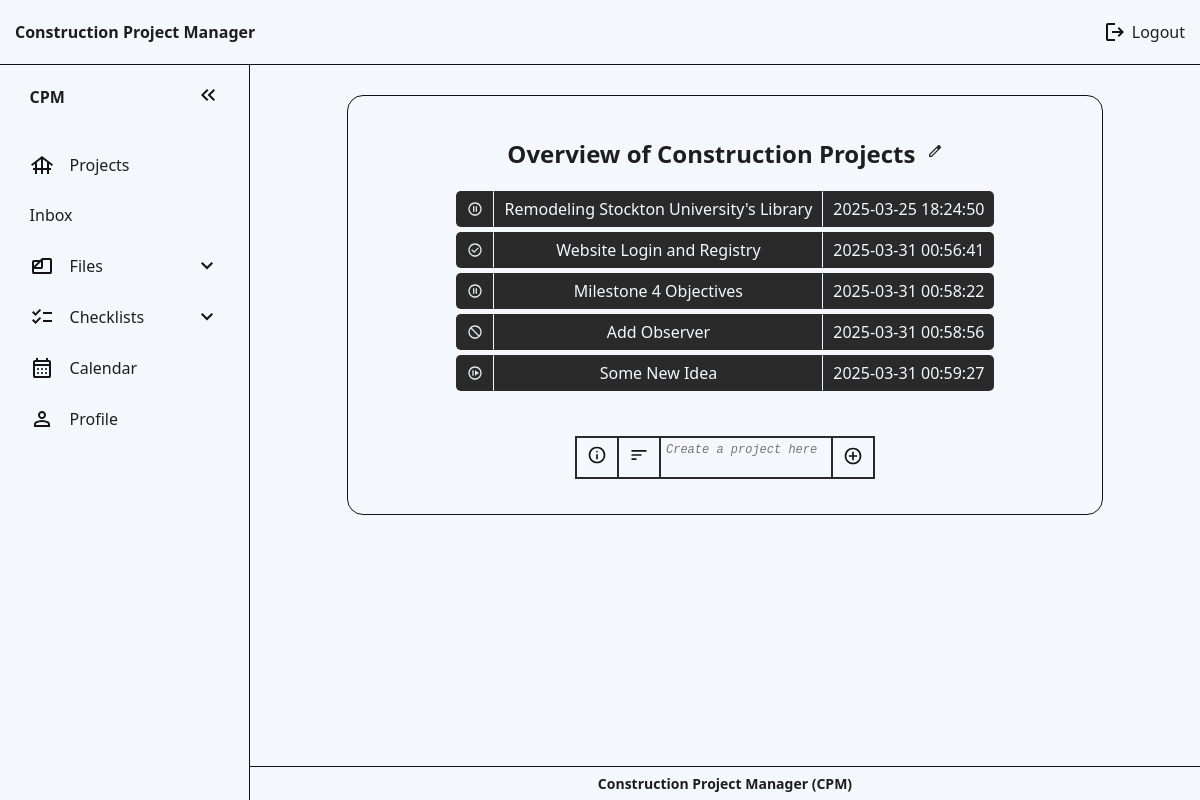
Page / (signed in) on the earlier database version.
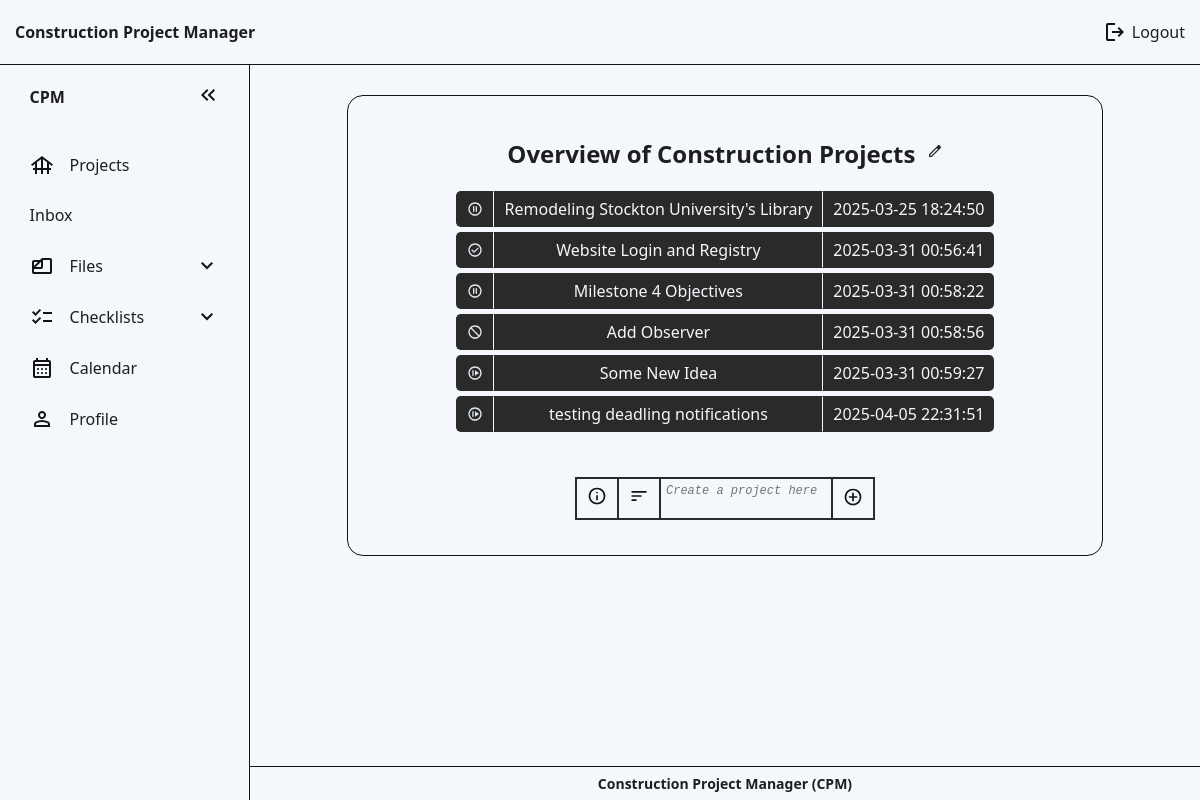
Same page on the later database version.
### website/models.py (models this page shows)
class Project(db.Model): # Database model: An object blueprint/layout that will be stored in the database
    id = db.Column(db.Integer, primary_key=True)
    project_name = db.Column(db.String(70))
    date = db.Column(db.DateTime(timezone=True), default=func.now()) # Gets current date and time
    progress = db.Column(Enum('Not Yet Started', 'On Hold', 'In Progress', 'Completed', 'Canceled', name='progress_status'), nullable=False, default='Not Yet Started') # Project's Progress: Not Yet Started (Blue) | On Hold (Orange) | In Progress (Yellow) | Completed (Green) | Canceled (Red)
    deadline = db.Column(db.Date, nullable=True) # Project Deadline
    user_id = db.Column(db.Integer, db.ForeignKey('user.id')) # 1-to-many relationship
    address= db.Column(db.String(255), nullable = True)
    subcontractors = db.relationship('Assignment', back_populates='project') #many to many relation
    tasks = db.relationship('Task', backref='project', lazy='dynamic') # 1-to-many relationship
    files = db.relationship('File', back_populates='project')
    pass

### website/views.py (the view, shortened to what this page needs)
@views.route('/', methods=['GET', 'POST']) # Main page of website
@login_required # Make sure to include this if a user must be logged in to view a page!
def project():
    if current_user.role != "subcontractor":
        return render_template("home.html", user=current_user)

### website/context_processors.py (called while the page is built)
def unread_message_count():
    if current_user.is_authenticated:
        return Message.query.filter_by(receiver_id=current_user.id, is_read=False).count()
    return 0

### website/templates/home.html (shortened to what this page needs)
{% extends 'base.html' %}
{% block content %}
<section class="main-content-section" id="project-section">
  <section id="project-header">
    <h2>
      Overview of Construction Projects
    </h2>
  </section>
  <ul>
    {% for project in user.projects %}
    <li>
      <p id="project-status" class="mobile-remove">
      </p>
      <a
        id="project-link"
        href="{{ url_for('views.view_project', project_id=project.id)}}"
      >
        {{project.project_name}}</a
      >
      <p class="date mobile-remove">{{project.date}}</p>
    </li>
    {% endfor %}
  </ul>
  <form method="POST" id="project-form">
    <div id="project-column-info">
    </div>
    <div id="filter-projects">
      <svg
        xmlns="http://www.w3.org/2000/svg"
        height="24px"
        viewBox="0 -960 960 960"
        width="24px"
      >
        <path
          d="M120-240v-80h240v80H120Zm0-200v-80h480v80H120Zm0-200v-80h720v80H120Z"
        />
      </svg>
    </div>
    <textarea
      name="project"
      id="project"
      maxlength="70"
      placeholder="Create a project here"
    ></textarea>
    <button type="submit">
    </button>
  </form>
</section>
{% endblock %}

Differences in the rows shown:
added Project: progress "Not Yet Started" (drawn), project_name "testing deadling notifications", date "2025-04-05 22:31:51"
